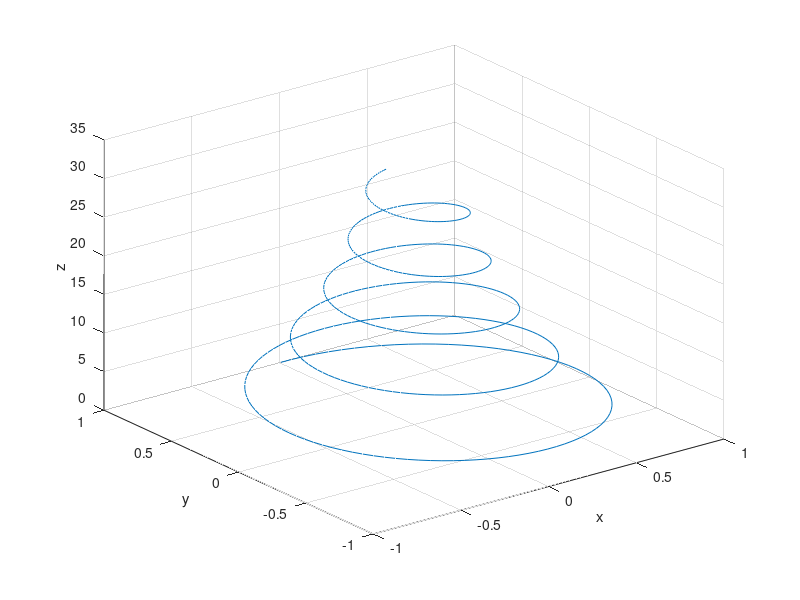

The MATLAB source for this figure:
% generating 3d curve of equations x, y over t time on the z axis
%   x = exp(-0.05*t).*sin(t)
%   y = exp(-0.05*t).*cos(t)
%   z = t

t = 0:pi/50:10*pi;
plot3(exp(-0.05*t).*sin(t),exp(-0.05*t).*cos(t),t), ...
            xlabel('x'), ylabel('y'), zlabel('z'), grid
